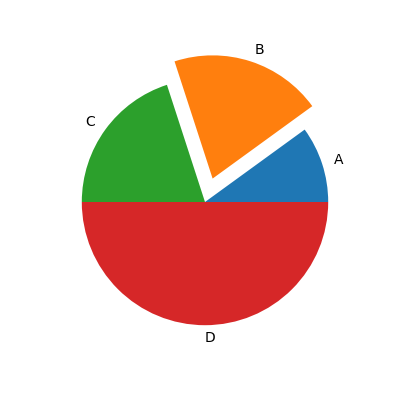

Write Python code to recreate this figure.
import matplotlib.pyplot as plt

plt.figure(figsize = (4,4))
x = [10, 20, 20, 50]
y = ["A", "B", "C", "D"]
z = [0, 0.2, 0, 0]
plt.pie(x, labels = y, explode = z)
plt.show()
